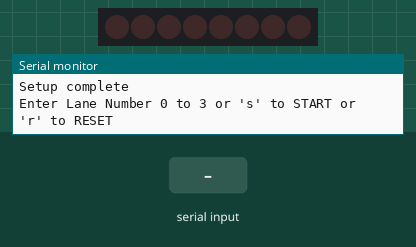
This sketch was run on a simulated Arduino Leonardo, built with avr-gcc and run on an emulated ATmega32U4. On the bench: 8 shift-register outputs drawn as a row of LEDs (first output left, lit = HIGH), the last lines printed to the serial monitor. Wiring (inferred from the names in the program): shift register (74HC595): data pin 5; shift clock pin 7; latch pin 6. Wiring (inferred from the signals the program sends): row of LEDs: on Q0, Q1, Q2, Q3, Q4, Q5, Q6, Q7. The test bench sets the inputs (shaded band).

Above: at 1.2 s.
1.3 s: "30,150\n" received over Serial
At 1.9 s:
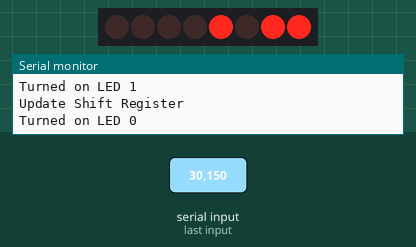
2.8 s: "r90\n" received over Serial
At 4.0 s:
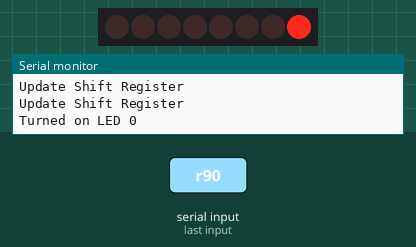
4.3 s: "200\n" received over Serial
At 5.3 s:
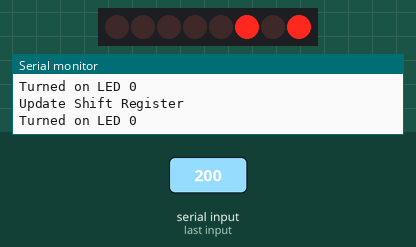
5.8 s: "30,150\n" received over Serial
At 6.5 s:
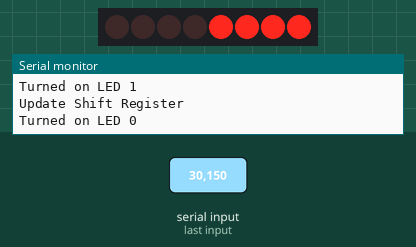
7.3 s: "r,45\n" received over Serial
At 7.6 s:
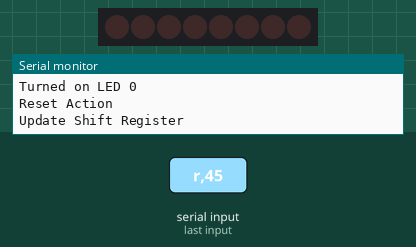
8.8 s: "200\n" received over Serial
At 9.9 s:
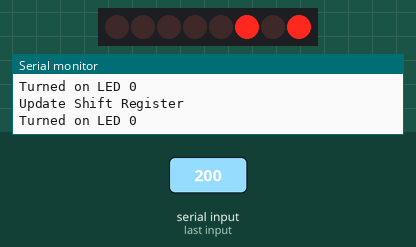
Timing chart, 0 to 11.3 s (numbered marks = the images above; inputs shaded):
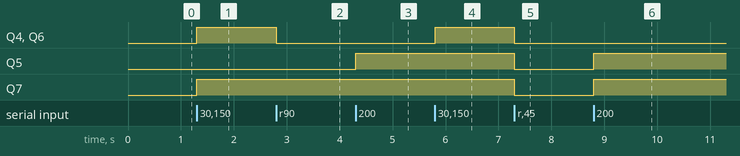

The sketch:

DROPCAR_AUTO_JUDGE_20180125_0858.ino
```cpp
/*
Adafruit Arduino - Lesson 5. Serial Monitor
*/

#include <SoftwareSerial.h>
#include <Servo.h>

int latchPin = 6;
int clockPin = 7;
int dataPin = 5;

byte leds = 0;

void setup()
{
  pinMode(latchPin, OUTPUT);
  pinMode(dataPin, OUTPUT);
  pinMode(clockPin, OUTPUT);
  updateShiftRegister();
  Serial.begin(9600);
  while (! Serial); // Wait untilSerial is ready - Leonardo
  Serial.println("Setup complete");
  Serial.println("Enter Lane Number 0 to 3 or 's' to START or 'r' to RESET");
}

void loop()
{
  if (Serial.available())
  {
    char ch = Serial.read();
    if (ch >= '0' && ch <= '3')
    {
      int led = ch - '0';
      bitSet(leds, led);
      updateShiftRegister();
      Serial.print("Turned on LED ");
      Serial.println(led);
    }
    if (ch == 's')
    {
      leds = 0;
      updateShiftRegister();
      Serial.println("Start Action");
      Serial.println("Release car");
      delay(2000);
      Serial.println("Reset gate");
      delay(1000);
    }
    if (ch == 'r')
    {
      leds = 0;
      Serial.println("Reset Action");
      updateShiftRegister();
      }
  }
}

void updateShiftRegister()
{
   digitalWrite(latchPin, LOW);
   shiftOut(dataPin, clockPin, LSBFIRST, leds);
   digitalWrite(latchPin, HIGH);
   Serial.println("Update Shift Register");
}
```

Measured:
- after the input at 1.3 s, Q4, Q6, Q7: LOW → HIGH at once
- after the input at 2.8 s, Q4, Q6: HIGH → LOW at once
- after the input at 4.3 s, Q5: LOW → HIGH at once
- after the input at 5.8 s, Q4, Q6: LOW → HIGH at once
- after the input at 7.3 s, Q4–7: HIGH → LOW at once
- after the input at 8.8 s, Q5, Q7: LOW → HIGH at once
